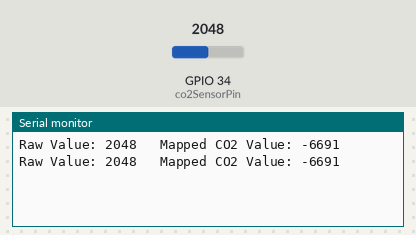
A sketch run on a simulated ESP32. Parts: the last lines printed to the serial monitor. The test bench sets the inputs (shaded band); at power-on: GPIO 34 (co2SensorPin) = 2048.

Above: at 1.8 s.
1.9 s: GPIO 34 (co2SensorPin) set to 1760
At 2.8 s:
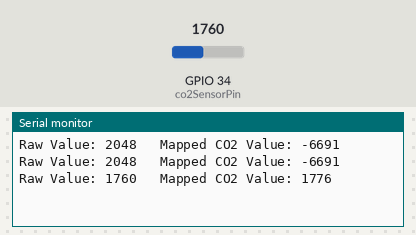
3.4 s: GPIO 34 (co2SensorPin) set to 1840
At 4.8 s:
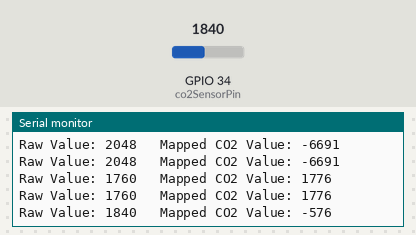
Timing chart, 0 to 6.4 s (numbered marks = the images above; inputs shaded):
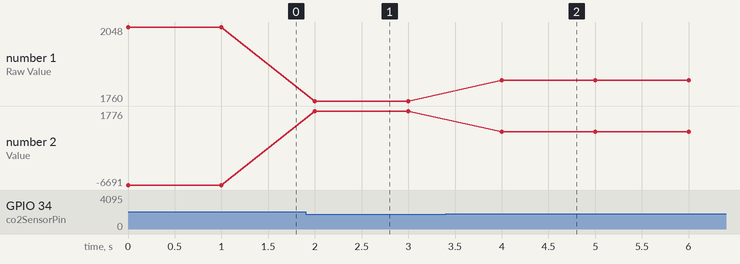

The sketch:

SerialReadAnalog.ino
```cpp
// Define the analog pin for CO2 sensor
const int co2SensorPin = 34;

// Define the range of raw sensor values
const int rawMin = 800;
const int rawMax = 1800;

// Define the corresponding CO2 range
const long co2Min = 30000;
const long co2Max = 600;

void setup() {
  // Initialize serial communication for debugging
  Serial.begin(9600);
}

void loop() {
  // Read the raw sensor value
  int rawValue = analogRead(co2SensorPin);

  // Map the raw sensor value to the CO2 range
  long co2Value = mapCO2Value(rawValue);

  // Print the mapped CO2 value to the serial monitor
  Serial.print("Raw Value: ");
  Serial.print(rawValue);
  Serial.print("\t Mapped CO2 Value: ");
  Serial.println(co2Value);

  // Delay for a moment (adjust as needed)
  delay(1000);
}

// Function to map the CO2 value based on the global range variables
long mapCO2Value(long x) {
  return map(x, rawMin, rawMax, co2Min, co2Max);
}
```

Measured:
- after the input at 1.9 s, the serial monitor: prints a new line after 0.10 s (image 1)
- after the input at 3.4 s, the serial monitor: prints a new line after 0.60 s (image 2)
- plotted number 1: 2048 → 1760 after the input at 1.9 s, 1760 → 1840 after the input at 3.4 s
- plotted number 2: -6691 → 1776 after the input at 1.9 s, 1776 → -576 after the input at 3.4 s
